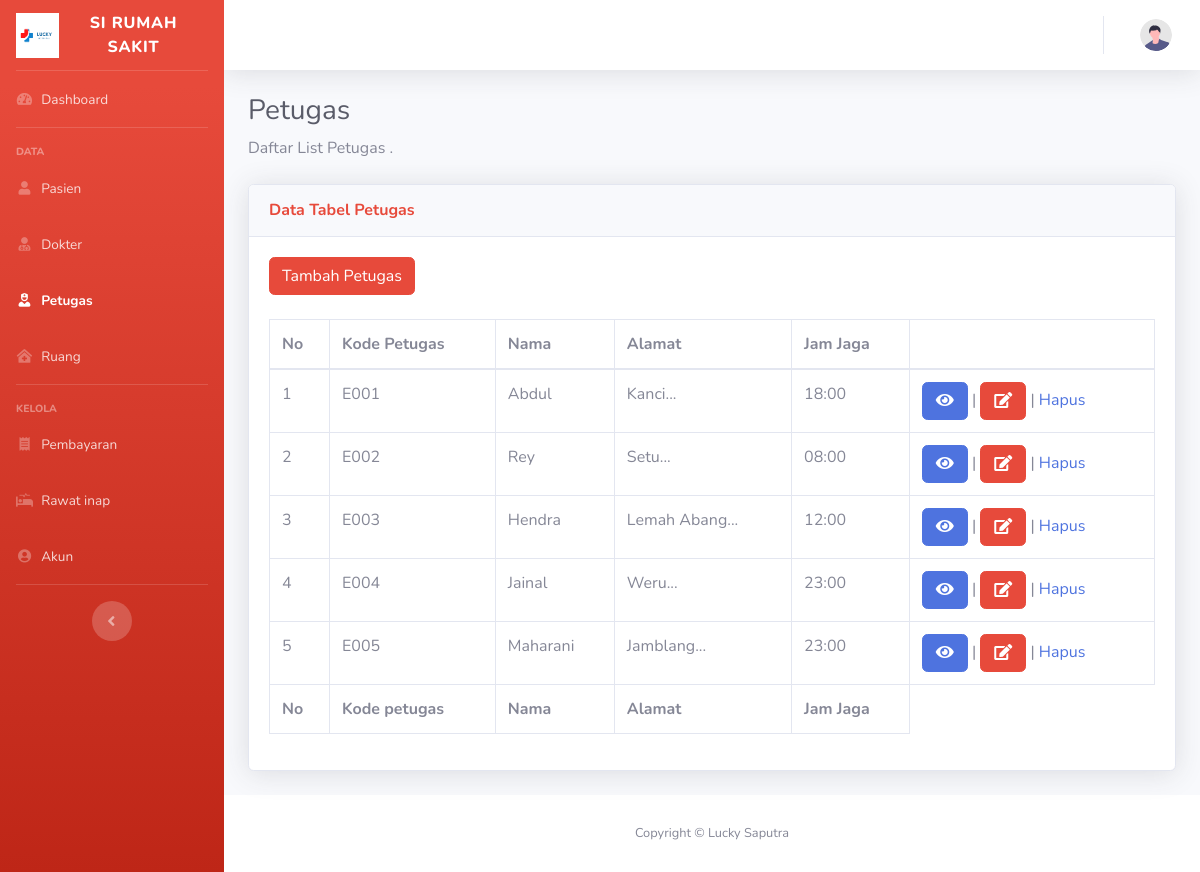
/admin/petugas.php, run on the app's committed database.
### tables this page shows
CREATE TABLE `petugas` (
  `kd_petugas` varchar(16) NOT NULL,
  `nama_petugas` varchar(50) NOT NULL,
  `alamat_petugas` varchar(200) NOT NULL,
  `jam_jaga` varchar(15) NOT NULL
);

### admin/petugas.php (the view, shortened to what this page needs)
<?php
  include('koneksi.php');
?>
<!DOCTYPE html>
<html lang="en">
<head>
<link href="vendor/fontawesome-free/css/all.min.css" rel="stylesheet" type="text/css">
<link href="css/sb-admin-2.min.css" rel="stylesheet">
</head>
<body id="page-top">
<div id="wrapper">
    <ul class="navbar-nav bg-gradient-danger  sidebar sidebar-dark accordion" id="accordionSidebar">
        <a class="sidebar-brand d-flex align-items-center justify-content-center" href="dashboard.php">
            <div class="sidebar-brand-icon">
                <img src="../assets/img/favicon.png" alt="" width="43" height="45" class="d-inline-block align-text-top">
            </div>
            <div class="sidebar-brand-text mx-3">SI Rumah Sakit </div>
        </a>
        <hr class="sidebar-divider my-0">
        <li class="nav-item">
            <a class="nav-link" href="dashboard.php">
                <i class="fas fa-fw fa-tachometer-alt"></i>
                <span>Dashboard</span></a>
        </li>
        <hr class="sidebar-divider">
            <div class="sidebar-heading">
                Data
            </div>
            <li class="nav-item">
                <a class="nav-link" href="pasien.php">
                    <i class="fas fa-fw fa-user"></i>
                    <span>Pasien</span></a>
            </li>
            <li class="nav-item">
                <a class="nav-link" href="dokter.php">
                    <i class="fas fa-fw fa-user-md"></i>
                    <span>Dokter</span></a>
            </li>
            <li class="nav-item active">
                <a class="nav-link" href="petugas.php">
                    <i class="fas fa-fw fa-user-nurse"></i>
                    <span>Petugas</span></a>
            </li>
            <li class="nav-item">
                <a class="nav-link" href="ruang.php">
                <i class="fas fa-fw fa-clinic-medical"></i>
                <span>Ruang</span></a>
            </li>
                <hr class="sidebar-divider">
                <div class="sidebar-heading">
                    Kelola
                </div>
                <li class="nav-item ">
                    <a class="nav-link " href="pembayaran.php">
                        <i class="fas fa-fw fa-receipt"></i>
                        <span>Pembayaran</span></a>
                </li>
                <li class="nav-item">
                    <a class="nav-link " href="rawat.php">
                        <i class="fas fa-fw fa-procedures"></i>
                        <span>Rawat inap</span></a>
                </li>
                <li class="nav-item">
                    <a class="nav-link" href="users.php">
                        <i class="fas fa-fw fa-user-circle"></i>
                        <span>Akun</span></a>
                </li>
        <hr class="sidebar-divider d-none d-md-block">
        <div class="text-center d-none d-md-inline">
            <button class="rounded-circle border-0" id="sidebarToggle"></button>
        </div>
    </ul>
        <div id="content-wrapper" class="d-flex flex-column">
            <div id="content">
                <nav class="navbar navbar-expand navbar-light bg-white topbar mb-4 static-top shadow">
                    <ul class="navbar-nav ml-auto">
                        <li class="nav-item dropdown no-arrow">
                            <a class="nav-link dropdown-toggle" href="#" id="userDropdown" role="button"
                                data-toggle="dropdown" aria-haspopup="true" aria-expanded="false">
                                <img class="img-profile rounded-circle"
                                    src="img/undraw_profile.svg">
                            </a>
                        </li>
                    </ul>
                </nav>
                <div class="container-fluid">
                    <h1 class="h3 mb-2 text-gray-800">Petugas</h1>
                    <p class="mb-4">Daftar List Petugas .</p>
                    <div class="card shadow mb-4">
                        <div class="card-header py-3">
                            <h6 class="m-0 font-weight-bold text-danger">Data Tabel Petugas</h6>
                        </div>
                        <div class="card-body">
                            <div class="table-responsive">
                                <table class="table table-bordered" id="dataTable" width="100%" cellspacing="0">
<div class="d-sm-flex align-items-center justify-content-between mb-4">
<button type="button" class="btn btn-danger" data-toggle="modal" data-target="#exampleModal">
  Tambah Petugas
</button>
                    </div>
                                    <thead>
                                        <tr>
                                            <th>No</th>
                                            <th>Kode Petugas</th>
                                            <th>Nama</th>
                                            <th>Alamat</th>
                                            <th>Jam Jaga</th>
                                            <th></th>
                                        </tr>
                                    </thead>
                                    <tfoot>
                                        <tr>
                                        <th>No</th>
                                            <th>Kode petugas</th>
                                            <th>Nama</th>
                                            <th>Alamat</th>
                                            <th>Jam Jaga</th>
                                        </tr>
                                    </tfoot>
                                    <tbody>
                                    <?php
                                    $query = "SELECT * FROM petugas ORDER BY kd_petugas ASC";
                                    $result = mysqli_query($kon, $query);
                                    $no = 1;
                                    while($row = mysqli_fetch_assoc($result))
                                    {
                                    ?>
                                    <tr>
                                        <td><?php echo $no; ?></td>
                                        <td><?php echo $row['kd_petugas']; ?></td>
                                        <td><?php echo $row['nama_petugas']; ?></td>
                                        <td><?php echo substr($row['alamat_petugas'], 0, 20); ?>...</td>
                                        <td><?php echo $row['jam_jaga']; ?></td>
                                        <td>
                            <button type="button" class="btn btn-primary" data-toggle="modal" data-target="#Modalliat<?php echo $row['kd_petugas'];?>">
                            <i class="fas fa-fw fa-eye"></i>
                            </button>
                                        |
                            <button type="button" class="btn btn-danger" data-toggle="modal" data-target="#Modalubah<?php echo $row['kd_petugas'];?>">
                            <i class="fas fa-fw fa-edit"></i>
                            </button>
                                        |
                                            <a href="petugas/hapus_petugas.php?id=<?php echo $row['kd_petugas']; ?>" onclick="return confirm('Anda yakin akan menghapus data ini?')">Hapus</a>
                                        </td>
                                    </tr>
                                    <?php
                                        $no++;
                                    }
                                    ?>
                                    </tbody>
                                </table>
                            </div>
                        </div>
                    </div>
                </div>
            </div>
            <footer class="sticky-footer bg-white">
                <div class="container my-auto">
                    <div class="copyright text-center my-auto">
                        <span>Copyright &copy; Lucky Saputra</span>
                    </div>
                </div>
            </footer>
        </div>
    </div>
</body>
</html>

### data on the page
petugas: kd_petugas "E001", nama_petugas "Abdul", alamat_petugas "Kanci", jam_jaga "18:00"
petugas: kd_petugas "E002", nama_petugas "Rey", alamat_petugas "Setu", jam_jaga "08:00"
petugas: kd_petugas "E003", nama_petugas "Hendra", alamat_petugas "Lemah Abang", jam_jaga "12:00"
petugas: kd_petugas "E004", nama_petugas "Jainal", alamat_petugas "Weru", jam_jaga "23:00"
petugas: kd_petugas "E005", nama_petugas "Maharani", alamat_petugas "Jamblang", jam_jaga "23:00"
